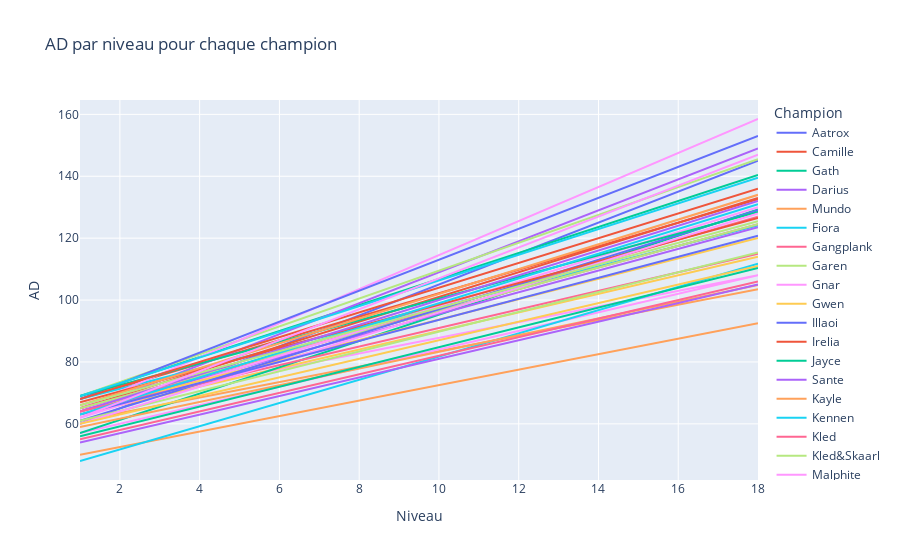

Here is the notebook cell this chart was saved with:
### Code cell
plot_ad_per_level(df_top, 'AD')

### Figure 1 — Plotly figure (JSON) as saved in the notebook; plotly's stock layout.template omitted (floating-point values rounded to 4 significant figures)
{"data": [{"hovertemplate": "Champion=Aatrox<br>Niveau=%{x}<br>AD=%{y}<extra></extra>", "legendgroup": "Aatrox", "line": {"color": "#636efa", "dash": "solid"}, "marker": {"symbol": "circle"}, "mode": "lines", "name": "Aatrox", "orientation": "v", "showlegend": true, "type": "scatter", "x": [1, 2, 3, 4, 5, 6, 7, 8, 9, 10, 11, 12, 13, 14, 15, 16, 17, 18], "xaxis": "x", "y": [60, 65, 70, 75, 80, 85, 90, 95, 100, 105, 110, 115, 120, 125, 130, 135, 140, 145], "yaxis": "y"}, {"hovertemplate": "Champion=Camille<br>Niveau=%{x}<br>AD=%{y}<extra></extra>", "legendgroup": "Camille", "line": {"color": "#EF553B", "dash": "solid"}, "marker": {"symbol": "circle"}, "mode": "lines", "name": "Camille", "orientation": "v", "showlegend": true, "type": "scatter", "x": [1, 2, 3, 4, 5, 6, 7, 8, 9, 10, 11, 12, 13, 14, 15, 16, 17, 18], "xaxis": "x", "y": [68, 71.8, 75.6, 79.4, 83.2, 87, 90.8, 94.6, 98.4, 102.2, 106, 109.8, 113.6, 117.4, 121.2, 125, 128.8, 132.6], "yaxis": "y"}, {"hovertemplate": "Champion=Gath<br>Niveau=%{x}<br>AD=%{y}<extra></extra>", "legendgroup": "Gath", "line": {"color": "#00cc96", "dash": "solid"}, "marker": {"symbol": "circle"}, "mode": "lines", "name": "Gath", "orientation": "v", "showlegend": true, "type": "scatter", "x": [1, 2, 3, 4, 5, 6, 7, 8, 9, 10, 11, 12, 13, 14, 15, 16, 17, 18], "xaxis": "x", "y": [69, 73.2, 77.4, 81.6, 85.8, 90, 94.2, 98.4, 102.6, 106.8, 111, 115.2, 119.4, 123.6, 127.8, 132, 136.2, 140.4], "yaxis": "y"}, {"hovertemplate": "Champion=Darius<br>Niveau=%{x}<br>AD=%{y}<extra></extra>", "legendgroup": "Darius", "line": {"color": "#ab63fa", "dash": "solid"}, "marker": {"symbol": "circle"}, "mode": "lines", "name": "Darius", "orientation": "v", "showlegend": true, "type": "scatter", "x": [1, 2, 3, 4, 5, 6, 7, 8, 9, 10, 11, 12, 13, 14, 15, 16, 17, 18], "xaxis": "x", "y": [64, 69, 74, 79, 84, 89, 94, 99, 104, 109, 114, 119, 124, 129, 134, 139, 144, 149], "yaxis": "y"}, {"hovertemplate": "Champion=Mundo<br>Niveau=%{x}<br>AD=%{y}<extra></extra>", "legendgroup": "Mundo", "line": {"color": "#FFA15A", "dash": "solid"}, "marker": {"symbol": "circle"}, "mode": "lines", "name": "Mundo", "orientation": "v", "showlegend": true, "type": "scatter", "x": [1, 2, 3, 4, 5, 6, 7, 8, 9, 10, 11, 12, 13, 14, 15, 16, 17, 18], "xaxis": "x", "y": [61, 63.5, 66, 68.5, 71, 73.5, 76, 78.5, 81, 83.5, 86, 88.5, 91, 93.5, 96, 98.5, 101, 103.5], "yaxis": "y"}, {"hovertemplate": "Champion=Fiora<br>Niveau=%{x}<br>AD=%{y}<extra></extra>", "legendgroup": "Fiora", "line": {"color": "#19d3f3", "dash": "solid"}, "marker": {"symbol": "circle"}, "mode": "lines", "name": "Fiora", "orientation": "v", "showlegend": true, "type": "scatter", "x": [1, 2, 3, 4, 5, 6, 7, 8, 9, 10, 11, 12, 13, 14, 15, 16, 17, 18], "xaxis": "x", "y": [68, 71.3, 74.6, 77.9, 81.2, 84.5, 87.8, 91.1, 94.4, 97.7, 101, 104.3, 107.6, 110.9, 114.2, 117.5, 120.8, 124.1], "yaxis": "y"}, {"hovertemplate": "Champion=Gangplank<br>Niveau=%{x}<br>AD=%{y}<extra></extra>", "legendgroup": "Gangplank", "line": {"color": "#FF6692", "dash": "solid"}, "marker": {"symbol": "circle"}, "mode": "lines", "name": "Gangplank", "orientation": "v", "showlegend": true, "type": "scatter", "x": [1, 2, 3, 4, 5, 6, 7, 8, 9, 10, 11, 12, 13, 14, 15, 16, 17, 18], "xaxis": "x", "y": [64, 67.7, 71.4, 75.1, 78.8, 82.5, 86.2, 89.9, 93.6, 97.3, 101, 104.7, 108.4, 112.1, 115.8, 119.5, 123.2, 126.9], "yaxis": "y"}, {"hovertemplate": "Champion=Garen<br>Niveau=%{x}<br>AD=%{y}<extra></extra>", "legendgroup": "Garen", "line": {"color": "#B6E880", "dash": "solid"}, "marker": {"symbol": "circle"}, "mode": "lines", "name": "Garen", "orientation": "v", "showlegend": true, "type": "scatter", "x": [1, 2, 3, 4, 5, 6, 7, 8, 9, 10, 11, 12, 13, 14, 15, 16, 17, 18], "xaxis": "x", "y": [69, 73.5, 78, 82.5, 87, 91.5, 96, 100.5, 105, 109.5, 114, 118.5, 123, 127.5, 132, 136.5, 141, 145.5], "yaxis": "y"}, {"hovertemplate": "Champion=Gnar<br>Niveau=%{x}<br>AD=%{y}<extra></extra>", "legendgroup": "Gnar", "line": {"color": "#FF97FF", "dash": "solid"}, "marker": {"symbol": "circle"}, "mode": "lines", "name": "Gnar", "orientation": "v", "showlegend": true, "type": "scatter", "x": [1, 2, 3, 4, 5, 6, 7, 8, 9, 10, 11, 12, 13, 14, 15, 16, 17, 18, 1, 2, 3, 4, 5, 6, 7, 8, 9, 10, 11, 12, 13, 14, 15, 16, 17, 18], "xaxis": "x", "y": [57, 60, 63, 66, 69, 72, 75, 78, 81, 84, 87, 90, 93, 96, 99, 102, 105, 108, 65, 70.5, 76, 81.5, 87, 92.5, 98, 103.5, 109, 114.5, 120, 125.5, 131, 136.5, 142, 147.5, 153, 158.5], "yaxis": "y"}, {"hovertemplate": "Champion=Gwen<br>Niveau=%{x}<br>AD=%{y}<extra></extra>", "legendgroup": "Gwen", "line": {"color": "#FECB52", "dash": "solid"}, "marker": {"symbol": "circle"}, "mode": "lines", "name": "Gwen", "orientation": "v", "showlegend": true, "type": "scatter", "x": [1, 2, 3, 4, 5, 6, 7, 8, 9, 10, 11, 12, 13, 14, 15, 16, 17, 18], "xaxis": "x", "y": [63, 66, 69, 72, 75, 78, 81, 84, 87, 90, 93, 96, 99, 102, 105, 108, 111, 114], "yaxis": "y"}, {"hovertemplate": "Champion=Illaoi<br>Niveau=%{x}<br>AD=%{y}<extra></extra>", "legendgroup": "Illaoi", "line": {"color": "#636efa", "dash": "solid"}, "marker": {"symbol": "circle"}, "mode": "lines", "name": "Illaoi", "orientation": "v", "showlegend": true, "type": "scatter", "x": [1, 2, 3, 4, 5, 6, 7, 8, 9, 10, 11, 12, 13, 14, 15, 16, 17, 18], "xaxis": "x", "y": [68, 73, 78, 83, 88, 93, 98, 103, 108, 113, 118, 123, 128, 133, 138, 143, 148, 153], "yaxis": "y"}, {"hovertemplate": "Champion=Irelia<br>Niveau=%{x}<br>AD=%{y}<extra></extra>", "legendgroup": "Irelia", "line": {"color": "#EF553B", "dash": "solid"}, "marker": {"symbol": "circle"}, "mode": "lines", "name": "Irelia", "orientation": "v", "showlegend": true, "type": "scatter", "x": [1, 2, 3, 4, 5, 6, 7, 8, 9, 10, 11, 12, 13, 14, 15, 16, 17, 18], "xaxis": "x", "y": [65, 69, 73, 77, 81, 85, 89, 93, 97, 101, 105, 109, 113, 117, 121, 125, 129, 133], "yaxis": "y"}, {"hovertemplate": "Champion=Jayce<br>Niveau=%{x}<br>AD=%{y}<extra></extra>", "legendgroup": "Jayce", "line": {"color": "#00cc96", "dash": "solid"}, "marker": {"symbol": "circle"}, "mode": "lines", "name": "Jayce", "orientation": "v", "showlegend": true, "type": "scatter", "x": [1, 2, 3, 4, 5, 6, 7, 8, 9, 10, 11, 12, 13, 14, 15, 16, 17, 18], "xaxis": "x", "y": [57, 61.25, 65.5, 69.75, 74, 78.25, 82.5, 86.75, 91, 95.25, 99.5, 103.8, 108, 112.2, 116.5, 120.8, 125, 129.2], "yaxis": "y"}, {"hovertemplate": "Champion=Sante<br>Niveau=%{x}<br>AD=%{y}<extra></extra>", "legendgroup": "Sante", "line": {"color": "#ab63fa", "dash": "solid"}, "marker": {"symbol": "circle"}, "mode": "lines", "name": "Sante", "orientation": "v", "showlegend": true, "type": "scatter", "x": [1, 2, 3, 4, 5, 6, 7, 8, 9, 10, 11, 12, 13, 14, 15, 16, 17, 18], "xaxis": "x", "y": [64, 67.5, 71, 74.5, 78, 81.5, 85, 88.5, 92, 95.5, 99, 102.5, 106, 109.5, 113, 116.5, 120, 123.5], "yaxis": "y"}, {"hovertemplate": "Champion=Kayle<br>Niveau=%{x}<br>AD=%{y}<extra></extra>", "legendgroup": "Kayle", "line": {"color": "#FFA15A", "dash": "solid"}, "marker": {"symbol": "circle"}, "mode": "lines", "name": "Kayle", "orientation": "v", "showlegend": true, "type": "scatter", "x": [1, 2, 3, 4, 5, 6, 7, 8, 9, 10, 11, 12, 13, 14, 15, 16, 17, 18], "xaxis": "x", "y": [50, 52.5, 55, 57.5, 60, 62.5, 65, 67.5, 70, 72.5, 75, 77.5, 80, 82.5, 85, 87.5, 90, 92.5], "yaxis": "y"}, {"hovertemplate": "Champion=Kennen<br>Niveau=%{x}<br>AD=%{y}<extra></extra>", "legendgroup": "Kennen", "line": {"color": "#19d3f3", "dash": "solid"}, "marker": {"symbol": "circle"}, "mode": "lines", "name": "Kennen", "orientation": "v", "showlegend": true, "type": "scatter", "x": [1, 2, 3, 4, 5, 6, 7, 8, 9, 10, 11, 12, 13, 14, 15, 16, 17, 18], "xaxis": "x", "y": [48, 51.75, 55.5, 59.25, 63, 66.75, 70.5, 74.25, 78, 81.75, 85.5, 89.25, 93, 96.75, 100.5, 104.2, 108, 111.8], "yaxis": "y"}, {"hovertemplate": "Champion=Kled<br>Niveau=%{x}<br>AD=%{y}<extra></extra>", "legendgroup": "Kled", "line": {"color": "#FF6692", "dash": "solid"}, "marker": {"symbol": "circle"}, "mode": "lines", "name": "Kled", "orientation": "v", "showlegend": true, "type": "scatter", "x": [1, 2, 3, 4, 5, 6, 7, 8, 9, 10, 11, 12, 13, 14, 15, 16, 17, 18], "xaxis": "x", "y": [65, 68.5, 72, 75.5, 79, 82.5, 86, 89.5, 93, 96.5, 100, 103.5, 107, 110.5, 114, 117.5, 121, 124.5], "yaxis": "y"}, {"hovertemplate": "Champion=Kled&Skaarl<br>Niveau=%{x}<br>AD=%{y}<extra></extra>", "legendgroup": "Kled&Skaarl", "line": {"color": "#B6E880", "dash": "solid"}, "marker": {"symbol": "circle"}, "mode": "lines", "name": "Kled&Skaarl", "orientation": "v", "showlegend": true, "type": "scatter", "x": [1, 2, 3, 4, 5, 6, 7, 8, 9, 10, 11, 12, 13, 14, 15, 16, 17, 18], "xaxis": "x", "y": [65, 68.5, 72, 75.5, 79, 82.5, 86, 89.5, 93, 96.5, 100, 103.5, 107, 110.5, 114, 117.5, 121, 124.5], "yaxis": "y"}, {"hovertemplate": "Champion=Malphite<br>Niveau=%{x}<br>AD=%{y}<extra></extra>", "legendgroup": "Malphite", "line": {"color": "#FF97FF", "dash": "solid"}, "marker": {"symbol": "circle"}, "mode": "lines", "name": "Malphite", "orientation": "v", "showlegend": true, "type": "scatter", "x": [1, 2, 3, 4, 5, 6, 7, 8, 9, 10, 11, 12, 13, 14, 15, 16, 17, 18], "xaxis": "x", "y": [62, 66, 70, 74, 78, 82, 86, 90, 94, 98, 102, 106, 110, 114, 118, 122, 126, 130], "yaxis": "y"}, {"hovertemplate": "Champion=Maokai<br>Niveau=%{x}<br>AD=%{y}<extra></extra>", "legendgroup": "Maokai", "line": {"color": "#FECB52", "dash": "solid"}, "marker": {"symbol": "circle"}, "mode": "lines", "name": "Maokai", "orientation": "v", "showlegend": true, "type": "scatter", "x": [1, 2, 3, 4, 5, 6, 7, 8, 9, 10, 11, 12, 13, 14, 15, 16, 17, 18], "xaxis": "x", "y": [64, 67.3, 70.6, 73.9, 77.2, 80.5, 83.8, 87.1, 90.4, 93.7, 97, 100.3, 103.6, 106.9, 110.2, 113.5, 116.8, 120.1], "yaxis": "y"}, {"hovertemplate": "Champion=Mordekaiser<br>Niveau=%{x}<br>AD=%{y}<extra></extra>", "legendgroup": "Mordekaiser", "line": {"color": "#636efa", "dash": "solid"}, "marker": {"symbol": "circle"}, "mode": "lines", "name": "Mordekaiser", "orientation": "v", "showlegend": true, "type": "scatter", "x": [1, 2, 3, 4, 5, 6, 7, 8, 9, 10, 11, 12, 13, 14, 15, 16, 17, 18], "xaxis": "x", "y": [61, 65, 69, 73, 77, 81, 85, 89, 93, 97, 101, 105, 109, 113, 117, 121, 125, 129], "yaxis": "y"}, {"hovertemplate": "Champion=Nasus<br>Niveau=%{x}<br>AD=%{y}<extra></extra>", "legendgroup": "Nasus", "line": {"color": "#EF553B", "dash": "solid"}, "marker": {"symbol": "circle"}, "mode": "lines", "name": "Nasus", "orientation": "v", "showlegend": true, "type": "scatter", "x": [1, 2, 3, 4, 5, 6, 7, 8, 9, 10, 11, 12, 13, 14, 15, 16, 17, 18], "xaxis": "x", "y": [67, 70.5, 74, 77.5, 81, 84.5, 88, 91.5, 95, 98.5, 102, 105.5, 109, 112.5, 116, 119.5, 123, 126.5], "yaxis": "y"}, {"hovertemplate": "Champion=Ornn<br>Niveau=%{x}<br>AD=%{y}<extra></extra>", "legendgroup": "Ornn", "line": {"color": "#00cc96", "dash": "solid"}, "marker": {"symbol": "circle"}, "mode": "lines", "name": "Ornn", "orientation": "v", "showlegend": true, "type": "scatter", "x": [1, 2, 3, 4, 5, 6, 7, 8, 9, 10, 11, 12, 13, 14, 15, 16, 17, 18], "xaxis": "x", "y": [69, 72.5, 76, 79.5, 83, 86.5, 90, 93.5, 97, 100.5, 104, 107.5, 111, 114.5, 118, 121.5, 125, 128.5], "yaxis": "y"}, {"hovertemplate": "Champion=Poppy<br>Niveau=%{x}<br>AD=%{y}<extra></extra>", "legendgroup": "Poppy", "line": {"color": "#ab63fa", "dash": "solid"}, "marker": {"symbol": "circle"}, "mode": "lines", "name": "Poppy", "orientation": "v", "showlegend": true, "type": "scatter", "x": [1, 2, 3, 4, 5, 6, 7, 8, 9, 10, 11, 12, 13, 14, 15, 16, 17, 18], "xaxis": "x", "y": [64, 68, 72, 76, 80, 84, 88, 92, 96, 100, 104, 108, 112, 116, 120, 124, 128, 132], "yaxis": "y"}, {"hovertemplate": "Champion=Quinn<br>Niveau=%{x}<br>AD=%{y}<extra></extra>", "legendgroup": "Quinn", "line": {"color": "#FFA15A", "dash": "solid"}, "marker": {"symbol": "circle"}, "mode": "lines", "name": "Quinn", "orientation": "v", "showlegend": true, "type": "scatter", "x": [1, 2, 3, 4, 5, 6, 7, 8, 9, 10, 11, 12, 13, 14, 15, 16, 17, 18], "xaxis": "x", "y": [59, 61.7, 64.4, 67.1, 69.8, 72.5, 75.2, 77.9, 80.6, 83.3, 86, 88.7, 91.4, 94.1, 96.8, 99.5, 102.2, 104.9], "yaxis": "y"}, {"hovertemplate": "Champion=Renekton<br>Niveau=%{x}<br>AD=%{y}<extra></extra>", "legendgroup": "Renekton", "line": {"color": "#19d3f3", "dash": "solid"}, "marker": {"symbol": "circle"}, "mode": "lines", "name": "Renekton", "orientation": "v", "showlegend": true, "type": "scatter", "x": [1, 2, 3, 4, 5, 6, 7, 8, 9, 10, 11, 12, 13, 14, 15, 16, 17, 18], "xaxis": "x", "y": [69, 73.15, 77.3, 81.45, 85.6, 89.75, 93.9, 98.05, 102.2, 106.3, 110.5, 114.7, 118.8, 123.0, 127.1, 131.2, 135.4, 139.6], "yaxis": "y"}, {"hovertemplate": "Champion=Riven<br>Niveau=%{x}<br>AD=%{y}<extra></extra>", "legendgroup": "Riven", "line": {"color": "#FF6692", "dash": "solid"}, "marker": {"symbol": "circle"}, "mode": "lines", "name": "Riven", "orientation": "v", "showlegend": true, "type": "scatter", "x": [1, 2, 3, 4, 5, 6, 7, 8, 9, 10, 11, 12, 13, 14, 15, 16, 17, 18], "xaxis": "x", "y": [64, 67, 70, 73, 76, 79, 82, 85, 88, 91, 94, 97, 100, 103, 106, 109, 112, 115], "yaxis": "y"}, {"hovertemplate": "Champion=Rumble<br>Niveau=%{x}<br>AD=%{y}<extra></extra>", "legendgroup": "Rumble", "line": {"color": "#B6E880", "dash": "solid"}, "marker": {"symbol": "circle"}, "mode": "lines", "name": "Rumble", "orientation": "v", "showlegend": true, "type": "scatter", "x": [1, 2, 3, 4, 5, 6, 7, 8, 9, 10, 11, 12, 13, 14, 15, 16, 17, 18], "xaxis": "x", "y": [61, 64.2, 67.4, 70.6, 73.8, 77, 80.2, 83.4, 86.6, 89.8, 93, 96.2, 99.4, 102.6, 105.8, 109, 112.2, 115.4], "yaxis": "y"}, {"hovertemplate": "Champion=Sett<br>Niveau=%{x}<br>AD=%{y}<extra></extra>", "legendgroup": "Sett", "line": {"color": "#FF97FF", "dash": "solid"}, "marker": {"symbol": "circle"}, "mode": "lines", "name": "Sett", "orientation": "v", "showlegend": true, "type": "scatter", "x": [1, 2, 3, 4, 5, 6, 7, 8, 9, 10, 11, 12, 13, 14, 15, 16, 17, 18], "xaxis": "x", "y": [60, 64, 68, 72, 76, 80, 84, 88, 92, 96, 100, 104, 108, 112, 116, 120, 124, 128], "yaxis": "y"}, {"hovertemplate": "Champion=Shen<br>Niveau=%{x}<br>AD=%{y}<extra></extra>", "legendgroup": "Shen", "line": {"color": "#FECB52", "dash": "solid"}, "marker": {"symbol": "circle"}, "mode": "lines", "name": "Shen", "orientation": "v", "showlegend": true, "type": "scatter", "x": [1, 2, 3, 4, 5, 6, 7, 8, 9, 10, 11, 12, 13, 14, 15, 16, 17, 18], "xaxis": "x", "y": [60, 63, 66, 69, 72, 75, 78, 81, 84, 87, 90, 93, 96, 99, 102, 105, 108, 111], "yaxis": "y"}, {"hovertemplate": "Champion=Singed<br>Niveau=%{x}<br>AD=%{y}<extra></extra>", "legendgroup": "Singed", "line": {"color": "#636efa", "dash": "solid"}, "marker": {"symbol": "circle"}, "mode": "lines", "name": "Singed", "orientation": "v", "showlegend": true, "type": "scatter", "x": [1, 2, 3, 4, 5, 6, 7, 8, 9, 10, 11, 12, 13, 14, 15, 16, 17, 18], "xaxis": "x", "y": [63, 66.4, 69.8, 73.2, 76.6, 80, 83.4, 86.8, 90.2, 93.6, 97, 100.4, 103.8, 107.2, 110.6, 114, 117.4, 120.8], "yaxis": "y"}, {"hovertemplate": "Champion=Sion<br>Niveau=%{x}<br>AD=%{y}<extra></extra>", "legendgroup": "Sion", "line": {"color": "#EF553B", "dash": "solid"}, "marker": {"symbol": "circle"}, "mode": "lines", "name": "Sion", "orientation": "v", "showlegend": true, "type": "scatter", "x": [1, 2, 3, 4, 5, 6, 7, 8, 9, 10, 11, 12, 13, 14, 15, 16, 17, 18], "xaxis": "x", "y": [68, 72, 76, 80, 84, 88, 92, 96, 100, 104, 108, 112, 116, 120, 124, 128, 132, 136], "yaxis": "y"}, {"hovertemplate": "Champion=Kench<br>Niveau=%{x}<br>AD=%{y}<extra></extra>", "legendgroup": "Kench", "line": {"color": "#00cc96", "dash": "solid"}, "marker": {"symbol": "circle"}, "mode": "lines", "name": "Kench", "orientation": "v", "showlegend": true, "type": "scatter", "x": [1, 2, 3, 4, 5, 6, 7, 8, 9, 10, 11, 12, 13, 14, 15, 16, 17, 18], "xaxis": "x", "y": [56, 59.2, 62.4, 65.6, 68.8, 72, 75.2, 78.4, 81.6, 84.8, 88, 91.2, 94.4, 97.6, 100.8, 104, 107.2, 110.4], "yaxis": "y"}, {"hovertemplate": "Champion=Teemo<br>Niveau=%{x}<br>AD=%{y}<extra></extra>", "legendgroup": "Teemo", "line": {"color": "#ab63fa", "dash": "solid"}, "marker": {"symbol": "circle"}, "mode": "lines", "name": "Teemo", "orientation": "v", "showlegend": true, "type": "scatter", "x": [1, 2, 3, 4, 5, 6, 7, 8, 9, 10, 11, 12, 13, 14, 15, 16, 17, 18], "xaxis": "x", "y": [54, 57, 60, 63, 66, 69, 72, 75, 78, 81, 84, 87, 90, 93, 96, 99, 102, 105], "yaxis": "y"}, {"hovertemplate": "Champion=Tryndamere<br>Niveau=%{x}<br>AD=%{y}<extra></extra>", "legendgroup": "Tryndamere", "line": {"color": "#FFA15A", "dash": "solid"}, "marker": {"symbol": "circle"}, "mode": "lines", "name": "Tryndamere", "orientation": "v", "showlegend": true, "type": "scatter", "x": [1, 2, 3, 4, 5, 6, 7, 8, 9, 10, 11, 12, 13, 14, 15, 16, 17, 18], "xaxis": "x", "y": [66, 70, 74, 78, 82, 86, 90, 94, 98, 102, 106, 110, 114, 118, 122, 126, 130, 134], "yaxis": "y"}, {"hovertemplate": "Champion=Urgot<br>Niveau=%{x}<br>AD=%{y}<extra></extra>", "legendgroup": "Urgot", "line": {"color": "#19d3f3", "dash": "solid"}, "marker": {"symbol": "circle"}, "mode": "lines", "name": "Urgot", "orientation": "v", "showlegend": true, "type": "scatter", "x": [1, 2, 3, 4, 5, 6, 7, 8, 9, 10, 11, 12, 13, 14, 15, 16, 17, 18], "xaxis": "x", "y": [63, 67, 71, 75, 79, 83, 87, 91, 95, 99, 103, 107, 111, 115, 119, 123, 127, 131], "yaxis": "y"}, {"hovertemplate": "Champion=Vladimir<br>Niveau=%{x}<br>AD=%{y}<extra></extra>", "legendgroup": "Vladimir", "line": {"color": "#FF6692", "dash": "solid"}, "marker": {"symbol": "circle"}, "mode": "lines", "name": "Vladimir", "orientation": "v", "showlegend": true, "type": "scatter", "x": [1, 2, 3, 4, 5, 6, 7, 8, 9, 10, 11, 12, 13, 14, 15, 16, 17, 18], "xaxis": "x", "y": [55, 58, 61, 64, 67, 70, 73, 76, 79, 82, 85, 88, 91, 94, 97, 100, 103, 106], "yaxis": "y"}, {"hovertemplate": "Champion=Wukong<br>Niveau=%{x}<br>AD=%{y}<extra></extra>", "legendgroup": "Wukong", "line": {"color": "#B6E880", "dash": "solid"}, "marker": {"symbol": "circle"}, "mode": "lines", "name": "Wukong", "orientation": "v", "showlegend": true, "type": "scatter", "x": [1, 2, 3, 4, 5, 6, 7, 8, 9, 10, 11, 12, 13, 14, 15, 16, 17, 18], "xaxis": "x", "y": [66, 69.5, 73, 76.5, 80, 83.5, 87, 90.5, 94, 97.5, 101, 104.5, 108, 111.5, 115, 118.5, 122, 125.5], "yaxis": "y"}, {"hovertemplate": "Champion=Yorick<br>Niveau=%{x}<br>AD=%{y}<extra></extra>", "legendgroup": "Yorick", "line": {"color": "#FF97FF", "dash": "solid"}, "marker": {"symbol": "circle"}, "mode": "lines", "name": "Yorick", "orientation": "v", "showlegend": true, "type": "scatter", "x": [1, 2, 3, 4, 5, 6, 7, 8, 9, 10, 11, 12, 13, 14, 15, 16, 17, 18], "xaxis": "x", "y": [62, 67, 72, 77, 82, 87, 92, 97, 102, 107, 112, 117, 122, 127, 132, 137, 142, 147], "yaxis": "y"}], "layout": {"legend": {"title": {"text": "Champion"}, "tracegroupgap": 0}, "title": {"text": "AD par niveau pour chaque champion"}, "xaxis": {"anchor": "y", "domain": [0, 1], "title": {"text": "Niveau"}}, "yaxis": {"anchor": "x", "domain": [0, 1], "title": {"text": "AD"}}}}
